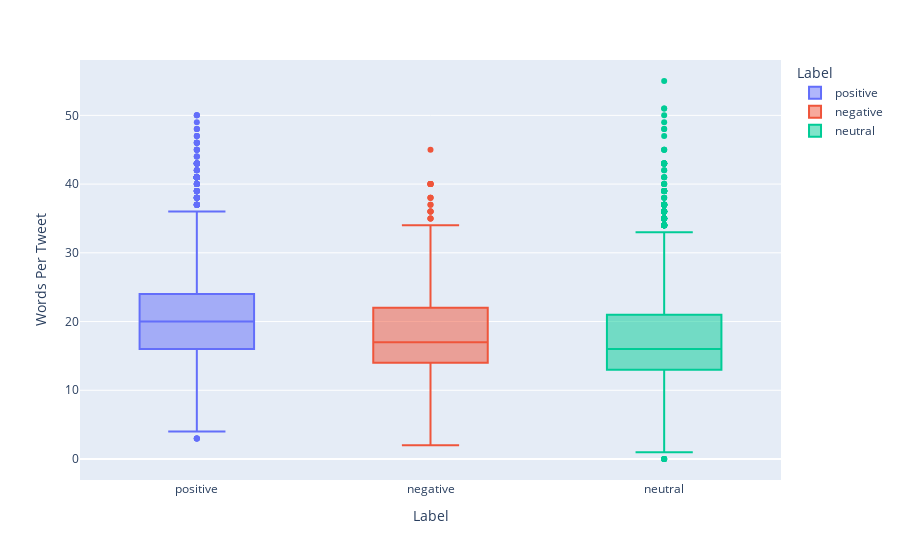

This figure's notebook cell:
### Code cell
fig = px.box(final_df, x="Label", y="Words Per Tweet",color="Label")
fig.show()

### Figure 1 — Plotly figure (JSON) as saved in the notebook; plotly's stock layout.template omitted (floating-point values rounded to 4 significant figures; data arrays with more than 128 entries replaced by an {"elided": "..."} marker saying what was removed)
{"data": [{"alignmentgroup": "True", "hovertemplate": "Label=%{x}<br>Words Per Tweet=%{y}<extra></extra>", "legendgroup": "positive", "marker": {"color": "#636efa"}, "name": "positive", "notched": false, "offsetgroup": "positive", "orientation": "v", "showlegend": true, "type": "box", "x": {"elided": "8240 str values"}, "x0": " ", "xaxis": "x", "y": {"elided": "8240 int values"}, "y0": " ", "yaxis": "y"}, {"alignmentgroup": "True", "hovertemplate": "Label=%{x}<br>Words Per Tweet=%{y}<extra></extra>", "legendgroup": "negative", "marker": {"color": "#EF553B"}, "name": "negative", "notched": false, "offsetgroup": "negative", "orientation": "v", "showlegend": true, "type": "box", "x": {"elided": "3447 str values"}, "x0": " ", "xaxis": "x", "y": {"elided": "3447 int values"}, "y0": " ", "yaxis": "y"}, {"alignmentgroup": "True", "hovertemplate": "Label=%{x}<br>Words Per Tweet=%{y}<extra></extra>", "legendgroup": "neutral", "marker": {"color": "#00cc96"}, "name": "neutral", "notched": false, "offsetgroup": "neutral", "orientation": "v", "showlegend": true, "type": "box", "x": {"elided": "8284 str values"}, "x0": " ", "xaxis": "x", "y": {"elided": "8284 int values"}, "y0": " ", "yaxis": "y"}], "layout": {"boxmode": "overlay", "legend": {"title": {"text": "Label"}, "tracegroupgap": 0}, "margin": {"t": 60}, "xaxis": {"anchor": "y", "categoryarray": ["positive", "negative", "neutral"], "categoryorder": "array", "domain": [0, 1], "title": {"text": "Label"}}, "yaxis": {"anchor": "x", "domain": [0, 1], "title": {"text": "Words Per Tweet"}}}}
